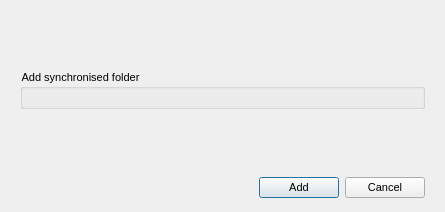
<?xml version="1.0" encoding="UTF-8"?>
<ui version="4.0">
 <class>BindFolderDialog</class>
 <widget class="QDialog" name="BindFolderDialog">
  <property name="geometry">
   <rect>
    <x>0</x>
    <y>0</y>
    <width>445</width>
    <height>212</height>
   </rect>
  </property>
  <property name="windowTitle">
   <string>Add folder</string>
  </property>
  <property name="styleSheet">
   <string notr="true">QWidget
{
font-size: 11px;
}</string>
  </property>
  <layout class="QVBoxLayout" name="verticalLayout">
   <property name="spacing">
    <number>10</number>
   </property>
   <property name="leftMargin">
    <number>20</number>
   </property>
   <property name="rightMargin">
    <number>20</number>
   </property>
   <item alignment="Qt::AlignHCenter">
    <widget class="QLabel" name="label">
     <property name="maximumSize">
      <size>
       <width>128</width>
       <height>48</height>
      </size>
     </property>
     <property name="styleSheet">
      <string notr="true">border-image: url(&quot;:/images/megasync_logo.png&quot;);
min-width: 128px;
min-height: 48px;
</string>
     </property>
    </widget>
   </item>
   <item>
    <widget class="QGroupBox" name="groupBox">
     <property name="title">
      <string>Add synchronised folder</string>
     </property>
     <layout class="QVBoxLayout" name="verticalLayout_2">
      <item>
       <widget class="FolderBinder" name="wBinder" native="true"/>
      </item>
     </layout>
    </widget>
   </item>
   <item>
    <spacer name="verticalSpacer">
     <property name="orientation">
      <enum>Qt::Vertical</enum>
     </property>
     <property name="sizeHint" stdset="0">
      <size>
       <width>20</width>
       <height>40</height>
      </size>
     </property>
    </spacer>
   </item>
   <item>
    <widget class="QWidget" name="bLayout" native="true">
     <property name="maximumSize">
      <size>
       <width>16777215</width>
       <height>26</height>
      </size>
     </property>
     <layout class="QHBoxLayout" name="horizontalLayout">
      <property name="leftMargin">
       <number>0</number>
      </property>
      <property name="topMargin">
       <number>0</number>
      </property>
      <property name="rightMargin">
       <number>0</number>
      </property>
      <property name="bottomMargin">
       <number>0</number>
      </property>
      <item>
       <spacer name="horizontalSpacer">
        <property name="orientation">
         <enum>Qt::Horizontal</enum>
        </property>
        <property name="sizeHint" stdset="0">
         <size>
          <width>40</width>
          <height>26</height>
         </size>
        </property>
       </spacer>
      </item>
      <item>
       <widget class="QPushButton" name="bOK">
        <property name="sizePolicy">
         <sizepolicy hsizetype="Minimum" vsizetype="Fixed">
          <horstretch>0</horstretch>
          <verstretch>0</verstretch>
         </sizepolicy>
        </property>
        <property name="text">
         <string>Add</string>
        </property>
       </widget>
      </item>
      <item>
       <widget class="QPushButton" name="bCancel">
        <property name="sizePolicy">
         <sizepolicy hsizetype="Minimum" vsizetype="Fixed">
          <horstretch>0</horstretch>
          <verstretch>0</verstretch>
         </sizepolicy>
        </property>
        <property name="text">
         <string>Cancel</string>
        </property>
       </widget>
      </item>
     </layout>
    </widget>
   </item>
  </layout>
 </widget>
 <customwidgets>
  <customwidget>
   <class>FolderBinder</class>
   <extends>QWidget</extends>
   <header>FolderBinder.h</header>
   <container>1</container>
  </customwidget>
 </customwidgets>
 <resources/>
 <connections>
  <connection>
   <sender>bCancel</sender>
   <signal>clicked()</signal>
   <receiver>BindFolderDialog</receiver>
   <slot>reject()</slot>
   <hints>
    <hint type="sourcelabel">
     <x>413</x>
     <y>51</y>
    </hint>
    <hint type="destinationlabel">
     <x>229</x>
     <y>36</y>
    </hint>
   </hints>
  </connection>
 </connections>
</ui>
